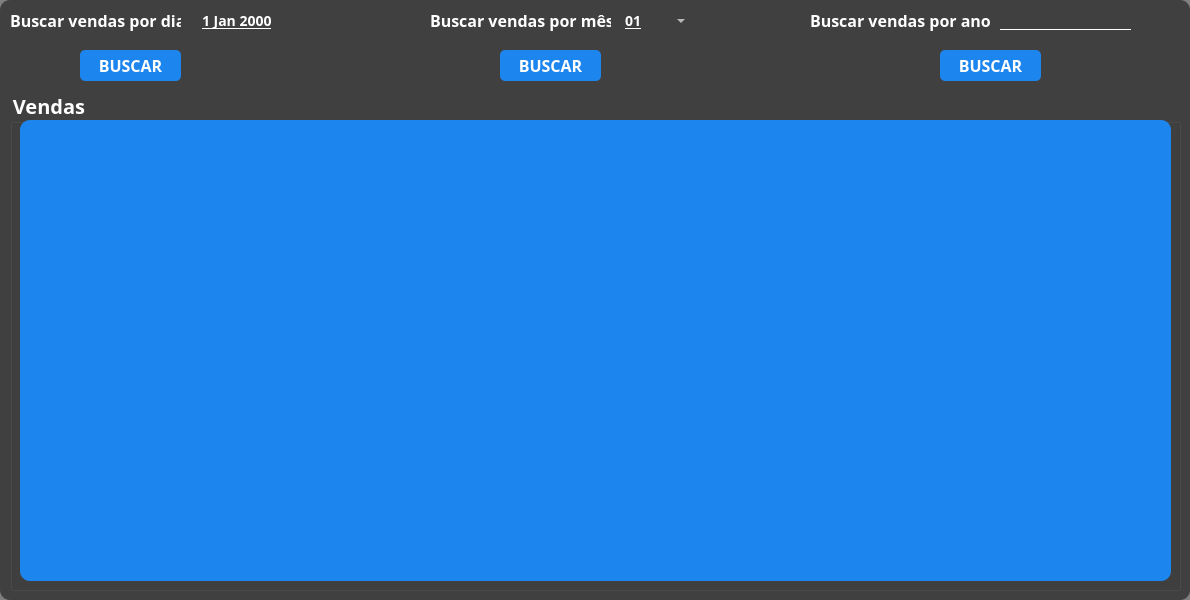
   <widget class="QFrame" name="f_relatorios">
    <property name="geometry">
     <rect>
      <x>5</x>
      <y>90</y>
      <width>1190</width>
      <height>600</height>
     </rect>
    </property>
    <property name="styleSheet">
     <string notr="true">QFrame{
background:rgba(0,0,0,0.5);
border-radius:10px;
}</string>
    </property>
    <property name="frameShape">
     <enum>QFrame::StyledPanel</enum>
    </property>
    <property name="frameShadow">
     <enum>QFrame::Raised</enum>
    </property>
    <widget class="QLabel" name="label_87">
     <property name="geometry">
      <rect>
       <x>10</x>
       <y>10</y>
       <width>171</width>
       <height>21</height>
      </rect>
     </property>
     <property name="styleSheet">
      <string notr="true">font-family:Trebuchet MS;
font-size:16px;
font-weight:bold;
color:white;
background:transparent;
border:none;</string>
     </property>
     <property name="text">
      <string>Buscar vendas por dia:</string>
     </property>
    </widget>
    <widget class="QDateEdit" name="rel_dia_data">
     <property name="geometry">
      <rect>
       <x>200</x>
       <y>10</y>
       <width>101</width>
       <height>22</height>
      </rect>
     </property>
     <property name="styleSheet">
      <string notr="true">background:transparent;
border:none;
font-family:Trebuchet MS;
font-size:14px;
color:white;
font-weight:bold;
text-decoration:underline;</string>
     </property>
    </widget>
    <widget class="QPushButton" name="rel_dia_buscar">
     <property name="geometry">
      <rect>
       <x>80</x>
       <y>50</y>
       <width>101</width>
       <height>31</height>
      </rect>
     </property>
     <property name="cursor">
      <cursorShape>OpenHandCursor</cursorShape>
     </property>
     <property name="styleSheet">
      <string notr="true">QPushButton{
border:none;
border-radius:5px;
color:white;
background:#1C86EE;
font-family:Trebuchet MS;
font-weight:bold;
font-size:16px;
}
QPushButton:hover{
text-decoration:underline;
}
</string>
     </property>
     <property name="text">
      <string>BUSCAR</string>
     </property>
    </widget>
    <widget class="QLabel" name="label_88">
     <property name="geometry">
      <rect>
       <x>430</x>
       <y>10</y>
       <width>181</width>
       <height>21</height>
      </rect>
     </property>
     <property name="styleSheet">
      <string notr="true">font-family:Trebuchet MS;
font-size:16px;
font-weight:bold;
color:white;
background:transparent;
border:none;</string>
     </property>
     <property name="text">
      <string>Buscar vendas por mês:</string>
     </property>
    </widget>
    <widget class="QComboBox" name="rel_mes">
     <property name="geometry">
      <rect>
       <x>620</x>
       <y>10</y>
       <width>69</width>
       <height>22</height>
      </rect>
     </property>
     <property name="styleSheet">
      <string notr="true">background:transparent;
border:none;
font-family:Trebuchet MS;
font-size:14px;
color:white;
font-weight:bold;
text-decoration:underline;</string>
     </property>
     <item>
      <property name="text">
       <string>01</string>
      </property>
     </item>
     <item>
      <property name="text">
       <string>02</string>
      </property>
     </item>
     <item>
      <property name="text">
       <string>03</string>
      </property>
     </item>
     <item>
      <property name="text">
       <string>04</string>
      </property>
     </item>
     <item>
      <property name="text">
       <string>05</string>
      </property>
     </item>
     <item>
      <property name="text">
       <string>06</string>
      </property>
     </item>
     <item>
      <property name="text">
       <string>07</string>
      </property>
     </item>
     <item>
      <property name="text">
       <string>08</string>
      </property>
     </item>
     <item>
      <property name="text">
       <string>09</string>
      </property>
     </item>
     <item>
      <property name="text">
       <string>10</string>
      </property>
     </item>
     <item>
      <property name="text">
       <string>11</string>
      </property>
     </item>
     <item>
      <property name="text">
       <string>112</string>
      </property>
     </item>
    </widget>
    <widget class="QPushButton" name="rel_buscar_mes">
     <property name="geometry">
      <rect>
       <x>500</x>
       <y>50</y>
       <width>101</width>
       <height>31</height>
      </rect>
     </property>
     <property name="cursor">
      <cursorShape>OpenHandCursor</cursorShape>
     </property>
     <property name="styleSheet">
      <string notr="true">QPushButton{
border:none;
border-radius:5px;
color:white;
background:#1C86EE;
font-family:Trebuchet MS;
font-weight:bold;
font-size:16px;
}
QPushButton:hover{
text-decoration:underline;
}
</string>
     </property>
     <property name="text">
      <string>BUSCAR</string>
     </property>
    </widget>
    <widget class="QLabel" name="label_89">
     <property name="geometry">
      <rect>
       <x>810</x>
       <y>10</y>
       <width>181</width>
       <height>21</height>
      </rect>
     </property>
     <property name="styleSheet">
      <string notr="true">font-family:Trebuchet MS;
font-size:16px;
font-weight:bold;
color:white;
background:transparent;
border:none;</string>
     </property>
     <property name="text">
      <string>Buscar vendas por ano:</string>
     </property>
    </widget>
    <widget class="QLineEdit" name="rel_ano">
     <property name="geometry">
      <rect>
       <x>1000</x>
       <y>10</y>
       <width>131</width>
       <height>20</height>
      </rect>
     </property>
     <property name="styleSheet">
      <string notr="true">background:transparent;
font-family: Trebuchet MS;
font-size:16px;
color:white;
border:none;
border-bottom: 1px solid white;
border-radius:0px;</string>
     </property>
     <property name="readOnly">
      <bool>true</bool>
     </property>
    </widget>
    <widget class="QPushButton" name="rel_buscar_ano">
     <property name="geometry">
      <rect>
       <x>940</x>
       <y>50</y>
       <width>101</width>
       <height>31</height>
      </rect>
     </property>
     <property name="cursor">
      <cursorShape>OpenHandCursor</cursorShape>
     </property>
     <property name="styleSheet">
      <string notr="true">QPushButton{
border:none;
border-radius:5px;
color:white;
background:#1C86EE;
font-family:Trebuchet MS;
font-weight:bold;
font-size:16px;
}
QPushButton:hover{
text-decoration:underline;
}
</string>
     </property>
     <property name="text">
      <string>BUSCAR</string>
     </property>
    </widget>
    <widget class="QGroupBox" name="groupBox_8">
     <property name="geometry">
      <rect>
       <x>10</x>
       <y>90</y>
       <width>1171</width>
       <height>501</height>
      </rect>
     </property>
     <property name="styleSheet">
      <string notr="true">background:transparent;
color:white;
font-family:Trebuchet MS;
font-size: 20px;
font-weight: bold;</string>
     </property>
     <property name="title">
      <string>Vendas</string>
     </property>
     <widget class="QListView" name="rel_busca_resultado">
      <property name="geometry">
       <rect>
        <x>10</x>
        <y>30</y>
        <width>1151</width>
        <height>461</height>
       </rect>
      </property>
      <property name="styleSheet">
       <string notr="true">background:#1C86EE;
color:white;
font-family: Trebuchet MS;
font-size: 16px;
font-weight:bold;</string>
      </property>
     </widget>
    </widget>
   </widget>
